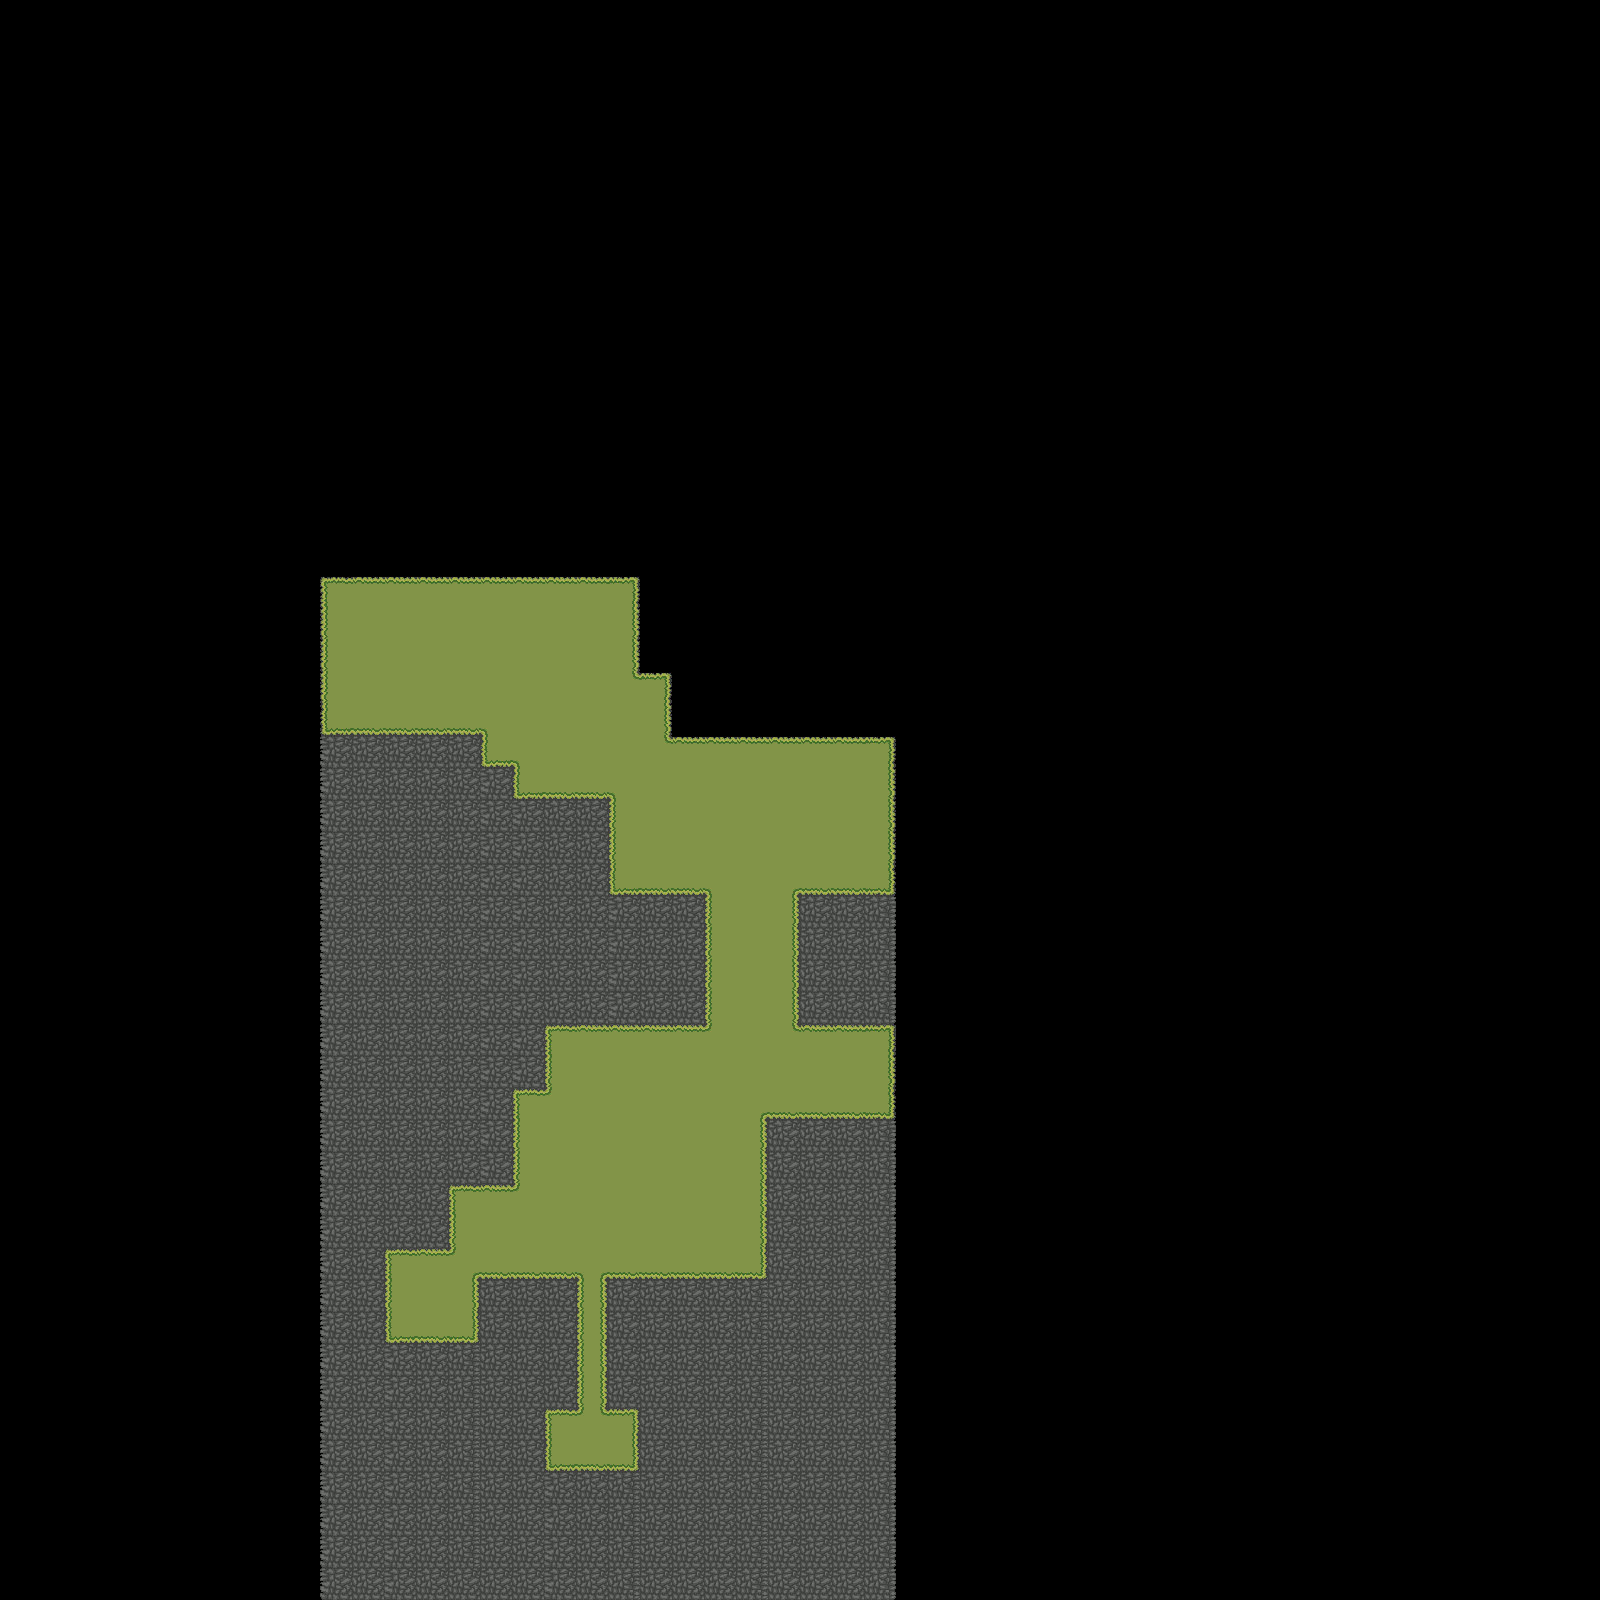

A level layout from a 2D game, rendered from its tile map. Below: a short description, then the map file with tile-grid data replaced by summaries:
An orthogonal 50x50 tile map with 32x32 px tiles, 2 tile layers (rock, foreground), 1 hidden layer not drawn and 6 objects (3x enemy_path, chest, enemy_pa, player_spawn).

<map version="1.5" tiledversion="1.7.2" orientation="orthogonal" renderorder="right-down" width="50" height="50" tilewidth="32" tileheight="32" infinite="0" nextlayerid="6" nextobjectid="12">
 <tileset firstgid="1" source="../tileset.tsx" />
 <layer id="2" name="rock" width="50" height="50">
  <data>[2500 cells, 418 non-empty, 2 distinct tile ids]</data>
 </layer>
 <layer id="1" name="foreground" width="50" height="50">
  <data>[2500 cells, 320 non-empty, 20 distinct tile ids]</data>
 </layer>
 <layer id="4" name="colliders" width="50" height="50" visible="0">
  <data>[2500 cells, 108 non-empty, 1 distinct tile ids]</data>
 </layer>
 <objectgroup id="5" name="objects" offsetx="0.000355114" offsety="-0.00461648">
  <object id="1" name="chest1" type="chest" gid="39" x="448" y="672" width="32" height="32" />
  <object id="6" name="enemy1" type="enemy_path" x="736" y="768" width="32" height="32">
   <properties>
    <property name="path" type="object" value="7" />
    <property name="startpoint" type="bool" value="true" />
   </properties>
  </object>
  <object id="7" name="enemy1" type="enemy_path" x="832" y="768" width="32" height="32">
   <properties>
    <property name="path" type="object" value="8" />
    <property name="startpoint" type="bool" value="false" />
   </properties>
  </object>
  <object id="8" name="enemy1" type="enemy_path" x="832" y="832" width="32" height="32">
   <properties>
    <property name="path" type="object" value="10" />
    <property name="startpoint" type="bool" value="false" />
   </properties>
  </object>
  <object id="10" name="enemy1" type="enemy_pa" x="736" y="832" width="32" height="32">
   <properties>
    <property name="path" type="object" value="6" />
    <property name="startpoint" type="bool" value="false" />
   </properties>
  </object>
  <object id="11" name="player_spawn" x="416" y="1280" width="32" height="32" />
 </objectgroup>
</map>
